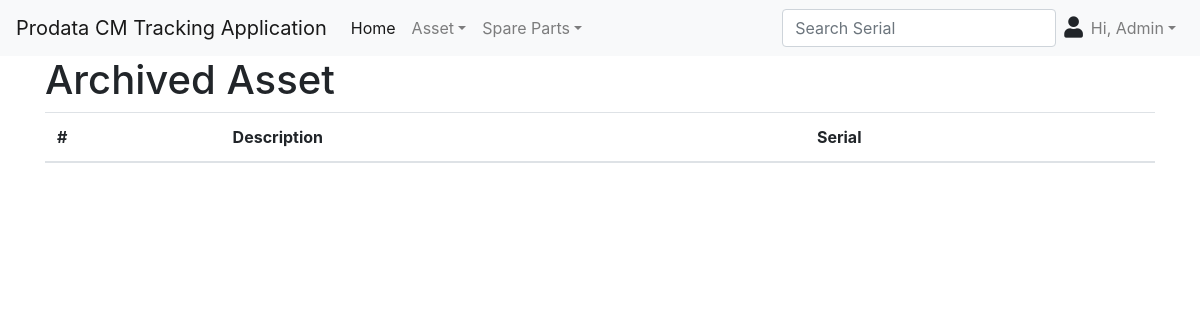
/assets.php?action=archived, run on an earlier commit of the app's database.
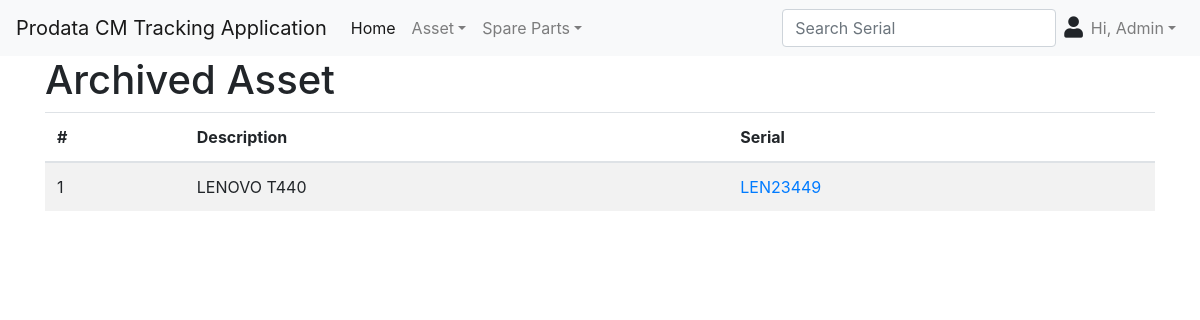
And on a later commit of the database.
### tables this page shows
CREATE TABLE IF NOT EXISTS `asset` (
  `assetID` INT NOT NULL AUTO_INCREMENT,
  `brandID` INT NOT NULL,
  `modelID` INT NOT NULL,
  `serialID` INT NOT NULL,
  `locationID` INT NOT NULL,
  `statusID` INT NOT NULL,
  PRIMARY KEY (`assetID`),
  INDEX `fk_asset_brand1_idx` (`brandID` ASC),
  INDEX `fk_asset_model1_idx` (`modelID` ASC),
  INDEX `fk_asset_location1_idx` (`locationID` ASC),
  INDEX `fk_asset_assetStatus1_idx` (`statusID` ASC),
  INDEX `fk_asset_serial1_idx` (`serialID` ASC),
  CONSTRAINT `fk_asset_brand1`
    FOREIGN KEY (`brandID`)
    REFERENCES `brand` (`brandID`)
    ON DELETE NO ACTION
    ON UPDATE NO ACTION,
  CONSTRAINT `fk_asset_model1`
    FOREIGN KEY (`modelID`)
    REFERENCES `model` (`modelID`)
    ON DELETE NO ACTION
    ON UPDATE NO ACTION,
  CONSTRAINT `fk_asset_location1`
    FOREIGN KEY (`locationID`)
    REFERENCES `location` (`locationID`)
    ON DELETE NO ACTION
    ON UPDATE NO ACTION,
  CONSTRAINT `fk_asset_assetStatus1`
    FOREIGN KEY (`statusID`)
    REFERENCES `status` (`statusID`)
    ON DELETE NO ACTION
    ON UPDATE NO ACTION,
  CONSTRAINT `fk_asset_serial1`
    FOREIGN KEY (`serialID`)
    REFERENCES `serial` (`serialID`)
    ON DELETE NO ACTION
    ON UPDATE NO ACTION);

CREATE TABLE IF NOT EXISTS `brand` (
  `brandID` INT NOT NULL AUTO_INCREMENT,
  `brandName` VARCHAR(45) NOT NULL,
  PRIMARY KEY (`brandID`));

CREATE TABLE IF NOT EXISTS `model` (
  `modelID` INT NOT NULL AUTO_INCREMENT,
  `modelName` VARCHAR(45) NOT NULL,
  PRIMARY KEY (`modelID`),
  UNIQUE INDEX `modelName_UNIQUE` (`modelName` ASC));

CREATE TABLE IF NOT EXISTS `serial` (
  `serialID` INT NOT NULL AUTO_INCREMENT,
  `serialName` VARCHAR(45) NOT NULL,
  PRIMARY KEY (`serialID`),
  UNIQUE INDEX `serialName_UNIQUE` (`serialName` ASC));

### class/class.asset.php (the view, shortened to what this page needs)
<?php
class Asset {
  public static function getArchivedAssetList() {
    global $connection;
    $sql = "SELECT `asset`.`assetID`, `brand`.`brandName`, `model`.`modelName`, `serial`.`serialName` ";
    $sql .= "FROM `status` ";
    $sql .= "LEFT JOIN `asset` ON `asset`.`statusID` = `status`.`statusID` ";
    $sql .= "LEFT JOIN `brand` ON `asset`.`brandID` = `brand`.`brandID` ";
    $sql .= "LEFT JOIN `model` ON `asset`.`modelID` = `model`.`modelID` ";
    $sql .= "LEFT JOIN `serial` ON `asset`.`serialID` = `serial`.`serialID` ";
    $sql .= "WHERE (`status`.`statusID` = 2) ";
    $sql .= "ORDER BY `brand`.`brandName` ASC, `model`.`modelName` ASC, `serial`.`serialName` ASC";
    $sql = mysqli_query($connection, $sql);
    $num = 1;
    while ($row = mysqli_fetch_assoc($sql)) {
      $assetID = $row['assetID'];
      $brandName = $row['brandName'];
      $modelName = $row['modelName'];
      $serialName = $row['serialName'];
      echo "<tr>";
      echo "  <td>{$num}</td>";
      echo "  <td>{$brandName}&nbsp{$modelName}</td>";
      echo "  <td><a href='assets.php?action=details&asset={$assetID}'>{$serialName}</a></td>";
      echo "</tr>";
      $num++;
    }
  }
}
?>

What changed in the data, as far as the page shows it:
added asset: brandID.brandName "LENOVO", modelID.modelName "T440", serialID.serialName "LEN23449"
